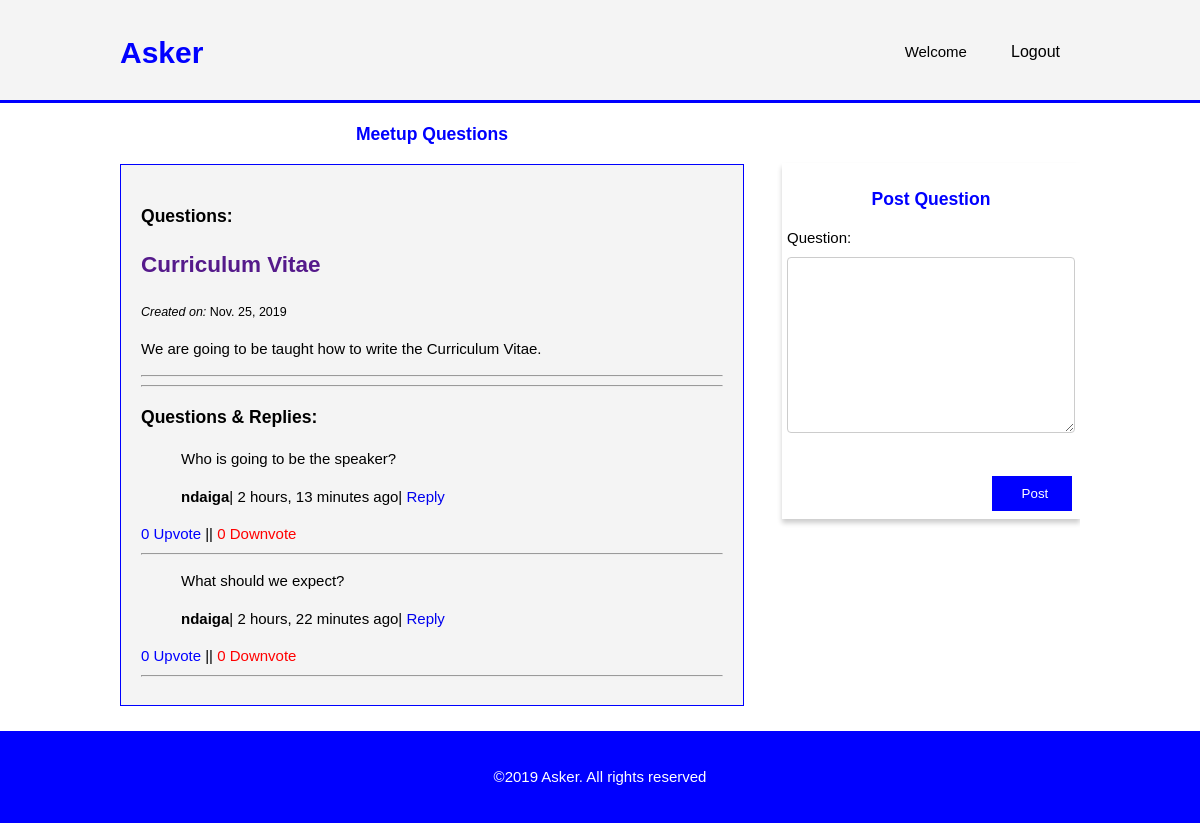
/home/12/ (signed in), run on the app's committed database.
### meetup/models.py (models this page shows, shortened)
class Meetup(models.Model):
    created_by = models.ForeignKey(User, on_delete=models.CASCADE, null=True, related_name='meetings')
    title = models.CharField(max_length=200)
    venue = models.CharField(max_length=100)
    created_on = models.DateTimeField(default=timezone.now)
    when = models.DateField()
    description = models.TextField()

class Comment(models.Model):
    meetup = models.ForeignKey(
        Meetup, on_delete=models.CASCADE, related_name='comments')
    posted_by = models.ForeignKey(User, on_delete=models.CASCADE, null=True, related_name='comments')
    question = models.TextField()
    created_date = models.DateTimeField(default=timezone.now)
    active = models.BooleanField(default=True)
    up_vote = models.IntegerField(default=0)
    down_vote = models.IntegerField(default=0)
    parent = models.ForeignKey('self', on_delete=models.CASCADE, null=True, blank=True, related_name='replies')
    class Meta:
        ordering = ['-created_date']

### meetup/views.py (the view)
# urls.py: path('home/<int:meetup_id>/', views.detail, name='detail'),
@login_required
def detail(request, meetup_id):
    meetup = get_object_or_404(Meetup, pk=meetup_id)
    comments = meetup.comments.filter(active=True, parent__isnull=True)
    form = CommentForm()
    if request.method == "POST":
        form = CommentForm(data=request.POST)
        if form.is_valid():
            parent_obj = None
            try:
                parent_id = int(request.POST.get('parent_id'))
            except:
                parent_id = None
            if parent_id:
                parent_obj = Comment.objects.get(id=parent_id)
                if parent_obj:
                    new_reply = form.save(commit=False)
                    new_reply.parent = parent_obj
            new_comment = form.save(commit=False)
            new_comment.meetup = meetup
            new_comment.posted_by = request.user
            new_comment.save()
            return HttpResponseRedirect(reverse('detail', args=(meetup.id,)))
    else:
        form = CommentForm()
    context = {"meetup": meetup, "form": form, "comments": comments}
    return render(request, 'detail.html', context)

### meetup/forms.py
class CommentForm(forms.ModelForm):
    question = forms.CharField(widget=forms.Textarea)
    class Meta:
        model = Comment
        fields = ['question']

### meetup/templates/detail.html (shortened to what this page needs)
{% load static %}<!DOCTYPE html>
<html>
  <head>
    <link rel="stylesheet" href="{% static 'css/detail.css' %}" />
  </head>
  <body>
    <header>
      <div class="container">
        <div id="branding">
          <h1><span class="highlight"> Asker</span></h1>
        </div>
        <nav>
          <ul>
            {% if user.is_authenticated %}
            <li>
              Welcome {{request.user.first_name}}
            </li>
            <li>
              <a href="{% url 'logout' %}">Logout</a>
            </li>
            {% endif %}
          </ul>
        </nav>
      </div>
    </header>
    <section id="main">
      <div class="container">
        <article id="main-col">
          <h1>Meetup Questions</h1>
          <ul id="questions">
            <li>
              <h3>Questions: {{ comment.parent.count }}</h3>
              <h2>
                <a href="">{{ meetup.title }}</a>
              </h2>
              <small
                ><i>Created on:</i>
                {{ meetup.created_on.date }}
              </small>
              <p>{{ meetup.description }}</p>
              <hr />
              <hr />
              <h3>Questions & Replies:</h3>
              {% for comment in comments %}
              <blockquote>
                <p>{{ comment.question|linebreaks }}</p>
                <p>
                  <b>{{ comment.posted_by }}</b>|
                  {{comment.created_date|timesince }} ago|
                  <a href="#" class="reply-btn">Reply</a>
                </p>
              </blockquote>
              <a href="vote/"
                ><span class="upvote">{{comment.up_vote }} Upvote</span></a
              >
              ||
              <a href="vote/"
                ><span class="downvote">{{comment.down_vote}} Downvote</span></a
              >
              <hr />
              {% empty %}
              <p>No questions here yet :(</p>
              {% endfor %}
            </li>
          </ul>
        </article>
        <aside id="sidebar">
          <h3>Post Question</h3>
          <form action="." method="POST">
            {% csrf_token %} {{ form.as_p }}
            <button type="submit" class="post-btn">Post</button>
          </form>
        </aside>
      </div>
    </section>
    <footer>
      <p>&copy;2019 Asker. All rights reserved</p>
    </footer>
  </body>
</html>

### meetup/static/css/detail.css (style rules this page uses)
html { scroll-behavior: smooth; }
body { font-family: Arial, Helvetica, sans-serif; font-size: 15px; line-height: 1.5; margin: 0; padding: 0; }
.container { width: 80%; margin: auto; overflow: hidden; }
ul { margin: 0; padding: 0; }
header { background-color: #f4f4f4; padding-top: 30px; min-height: 70px; border-bottom: #0000FF 3px solid; }
header a { color: #000000; text-decoration: none; font-size: 16px; }
header li { display: inline; padding: 0 20px 0 20px; }
header #branding { float: left; }
header #branding h1 { margin: 0; }
header nav { float: right; margin-top: 10px; }
header .highlight, header .current a { color: #0000FF; font-weight: bold; }
ul#questions li { list-style: none; padding: 20px; border: #0000FF 1px solid; margin-bottom: 5px; background-color: #f4f4f4; }
ul#questions a { text-decoration: none; }
article h1 { color: #0000FF; text-align: center; }
.upvote { color: #0000FF; }
.downvote { color: #FF0000; }
.post-btn { float: right; background-color: #0000FF; color: #ffffff; width: 30%; cursor: pointer; border: 3px solid; margin-top: 10px; margin-right:0; padding: 10px 30px; text-align: center; }
aside#sidebar { float: right; width: 30%; margin-top: 60px; box-shadow: 0 4px 5px 0 rgba(0,0,0,0.2); transition: 0.3s; padding: 5px 5px; position: relative; margin-bottom: 130px; margin-right: auto; margin-left: auto; }
aside#sidebar h3 { text-align: center; margin-bottom: 10px; color: #0000FF; }
aside#sidebar textarea { width: 100%; padding: 12px 20px; margin: 8px 0; display: inline-block; border: 1px solid #ccc; border-radius: 4px; box-sizing: border-box; color: #000000; }
article#main-col { float: left; width: 65% }
footer { padding: 20px; margin-top: 20px; text-align: center; color: #ffffff; background-color: #0000FF; }

### data on the page
Meetup: title "Curriculum Vitae", created_on "Nov. 25, 2019", description "We are going to be taught how to write the Curriculum Vitae."
Comment: question "Who is going to be the speaker?", posted_by "ndaiga", created_date "2 hours, 13 minutes", up_vote "0", down_vote "0"
Comment: question "What should we expect?", posted_by "ndaiga", created_date "2 hours, 22 minutes", up_vote "0", down_vote "0"
